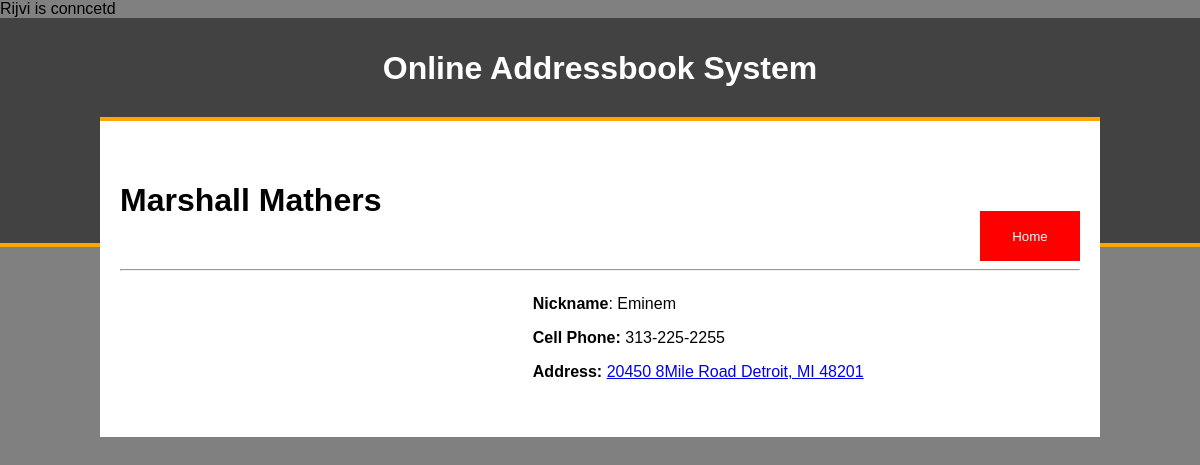
Screenshot of /contact.php?id=29 with the database file from the repository.
### tables this page shows
CREATE TABLE IF NOT EXISTS `contacts` (
  `contact_id` int(11) NOT NULL AUTO_INCREMENT,
  `contact_fname` varchar(100) NOT NULL,
  `contact_lname` varchar(100) NOT NULL,
  `contact_nickname` varchar(100) NOT NULL,
  `contact_cphone` varchar(50) NOT NULL,
  `contact_hphone` varchar(50) NOT NULL,
  `contact_wphone` varchar(50) NOT NULL,
  `contact_address` varchar(100) NOT NULL,
  `contact_city` varchar(50) NOT NULL,
  `contact_state` varchar(50) NOT NULL,
  `contact_zipcode` varchar(50) NOT NULL,
  `contact_profile` varchar(255) NOT NULL,
  `contact_notes` longblob NOT NULL,
  `contact_status` enum('0','1') NOT NULL DEFAULT '1',
  PRIMARY KEY (`contact_id`)
);

### contact.php (the view, shortened to what this page needs)
<?php
	if (isset($_GET['id'])) {
		$contact_id = $_GET['id'];
		require_once"connection.php";
		$contacts = array();
		$all_contacts = "select * from contacts where contact_id = '$contact_id'";
		$sql_all_contacts = $conn->query($all_contacts);
		while ($row = mysqli_fetch_assoc($sql_all_contacts)) {
			$contacts[] = $row;
		}
		foreach ($contacts as $contact);
	}
 ?>
<!DOCTYPE html>
<html>
<head>
	<?php include"includes/head.inc"; ?>
</head>
<body>
	<div class="wrapper">
		<?php include"includes/header.inc"; ?>
		<div class="content">
				<div class="floatl"><h1><?php echo $contact["contact_fname"] . " " . $contact["contact_lname"]; ?></h1></div>
				<a class="floatr" href="index.php"><input class="cancel_contact_button" type="button" value="Home"></a>
				<hr>
					<div class="contact_info">
						<p><b>Nickname</b>: <?php echo $contact["contact_nickname"] ?></p>
						<p><b>Cell Phone:</b> <?php echo $contact["contact_cphone"] ?></p>
						<p><b>Address:</b> <a href="http://maps.google.com/?q=<?php echo $contact["contact_address"] . " " . $contact["contact_city"] . ", " . $contact["contact_state"] . " " . $contact["contact_zipcode"]?>"><?php echo $contact["contact_address"] . " " . $contact["contact_city"] . ", " . $contact["contact_state"] . " " . $contact["contact_zipcode"]?></a></p>
					</div>
			</div>
		</div>
</body>
</html>

### css/styles.css (style rules this page uses)
body { font-family:helvetica, arial, sans-serif; padding:0; margin:0; background-color:grey; }
.floatl { float:left; }
.floatr { float:right; }
.wrapper { width:100%; }
.content { width:80%; margin:-130px auto 0 auto; background-color:#ffffff; border-top:4px solid orange; padding:40px 20px; }
.contact_info { width:57%; float:right; margin-left:3%; }
.cancel_contact_button { width: 100px; height: 50px; background-color:red; color:#ffffff; border:none; margin-top:50px; }

### rows the page displays
contacts: contact_fname "Marshall", contact_lname "Mathers", contact_nickname "Eminem", contact_cphone "313-225-2255", contact_address "20450 8Mile Road", contact_city "Detroit", contact_state "MI", contact_zipcode "48201"
